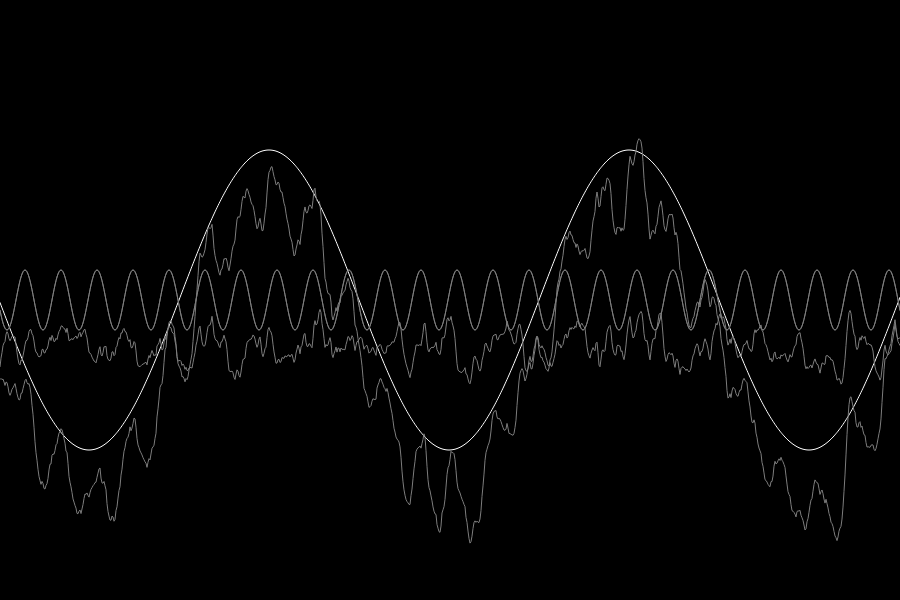
Frame 1 (no input)
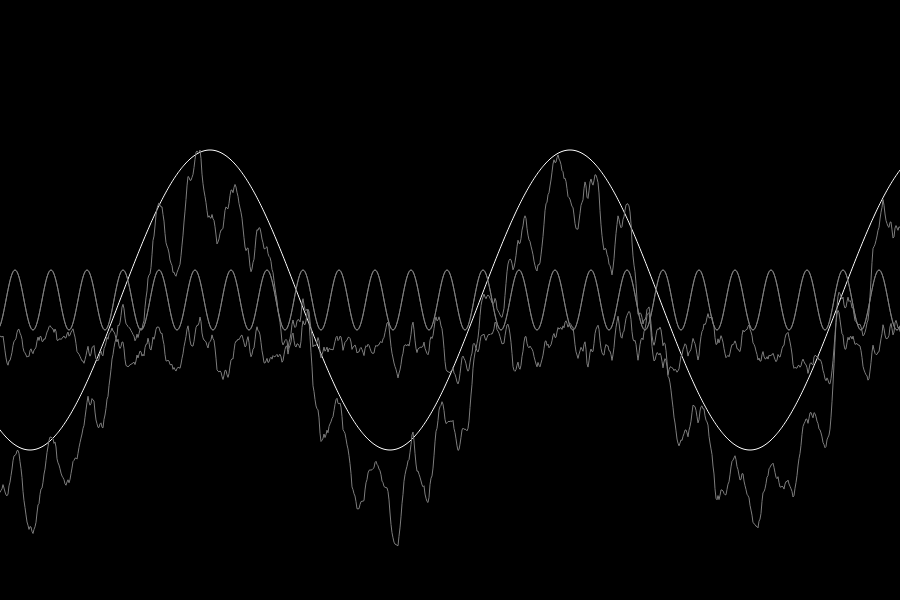
Frame 60 (no input)
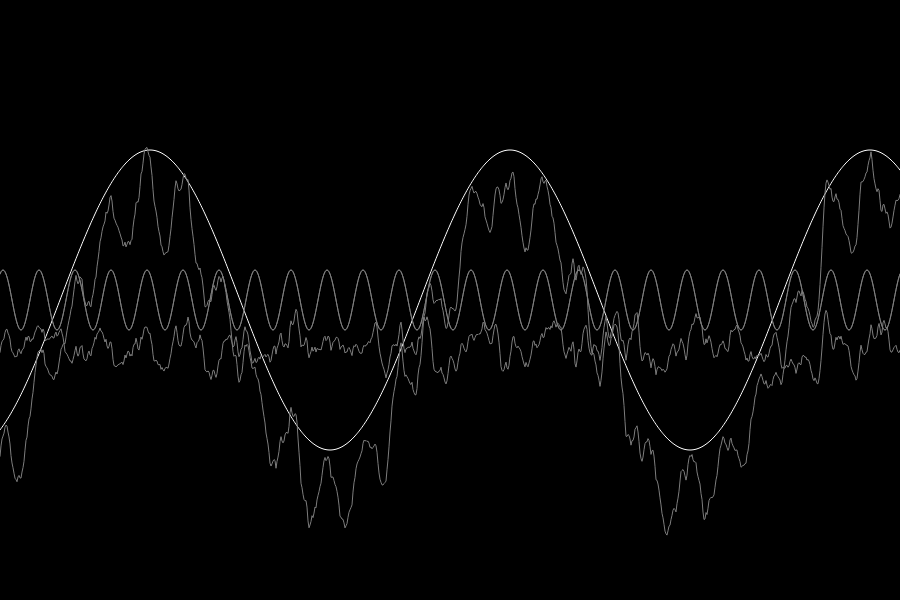
Frame 120 (the mouse pressed at the canvas centre since frame 60)

The p5.js sketch that drew these frames (run headless with seeded random() and noise() and a simulated clock; from frame 60 on, the mouse is pressed at the canvas centre):

// p5.js sketch
// ── sketch.js
/// <reference types="matter-js" />

function setup() {
    createCanvas(900, 600);
    background(0);
    angleMode(DEGREES);
}

function draw() {
    background(0)
    translate(0, height / 2);

    beginShape();
    noFill()
    for (var x = 0; x <= width; x++) {
        stroke(255)
        var wave_one = sin(x + frameCount) * height / 4;
        vertex(x, wave_one);

    }

    endShape();

    beginShape();
    for (var x = 0; x <= width; x++) {
        stroke(125)
        var wave_two = sin(x * 10+frameCount*20) * height / 20;
        vertex(x, wave_two)

    }
    endShape();



    endShape();
    
    beginShape();
    for (var x = 0; x <= width; x++) {
        stroke(125)
        var wave_three = noise(x/10+frameCount/50)*100;
        vertex(x, wave_three)
    
    }
    endShape();

    beginShape();
    for (var x = 0; x <= width; x++) {
        stroke(125)
        var wave_one = sin(x + frameCount) * height / 4;
        var wave_two = sin(x * 10+frameCount*20) * height / 20;
        var wave_three = noise(x/10+frameCount/50)*100;
        vertex(x, wave_three+wave_one+wave_two)
    
    }
    endShape();
}
